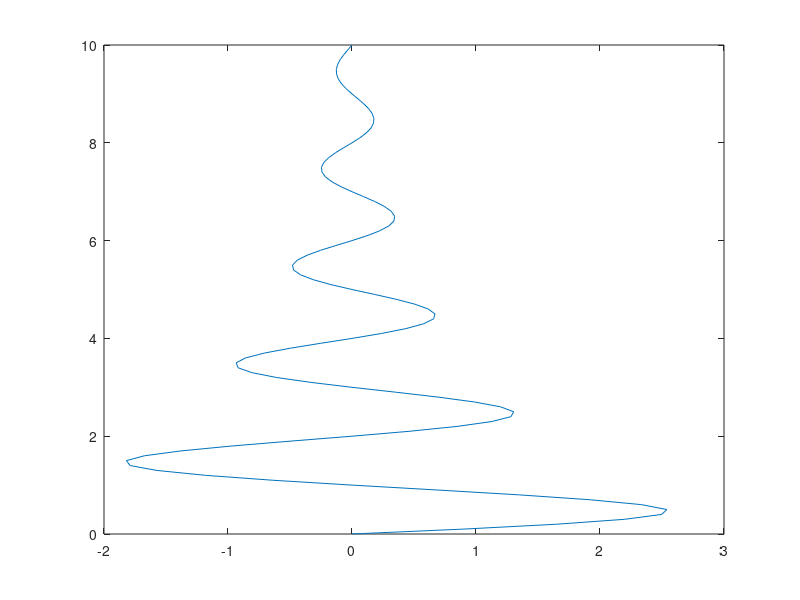

Write MATLAB code to recreate this figure.
clc
clear all 
close all 
t=(0:0.1:10);
vs=3*exp(-t/3).*sin(pi.*t)
for i=1:length(vs)
    if vs(i)>0
        vl=vs
    end 
    if vs(i)==0
        vl=0
    end

end
figure
plot(vl,t)
